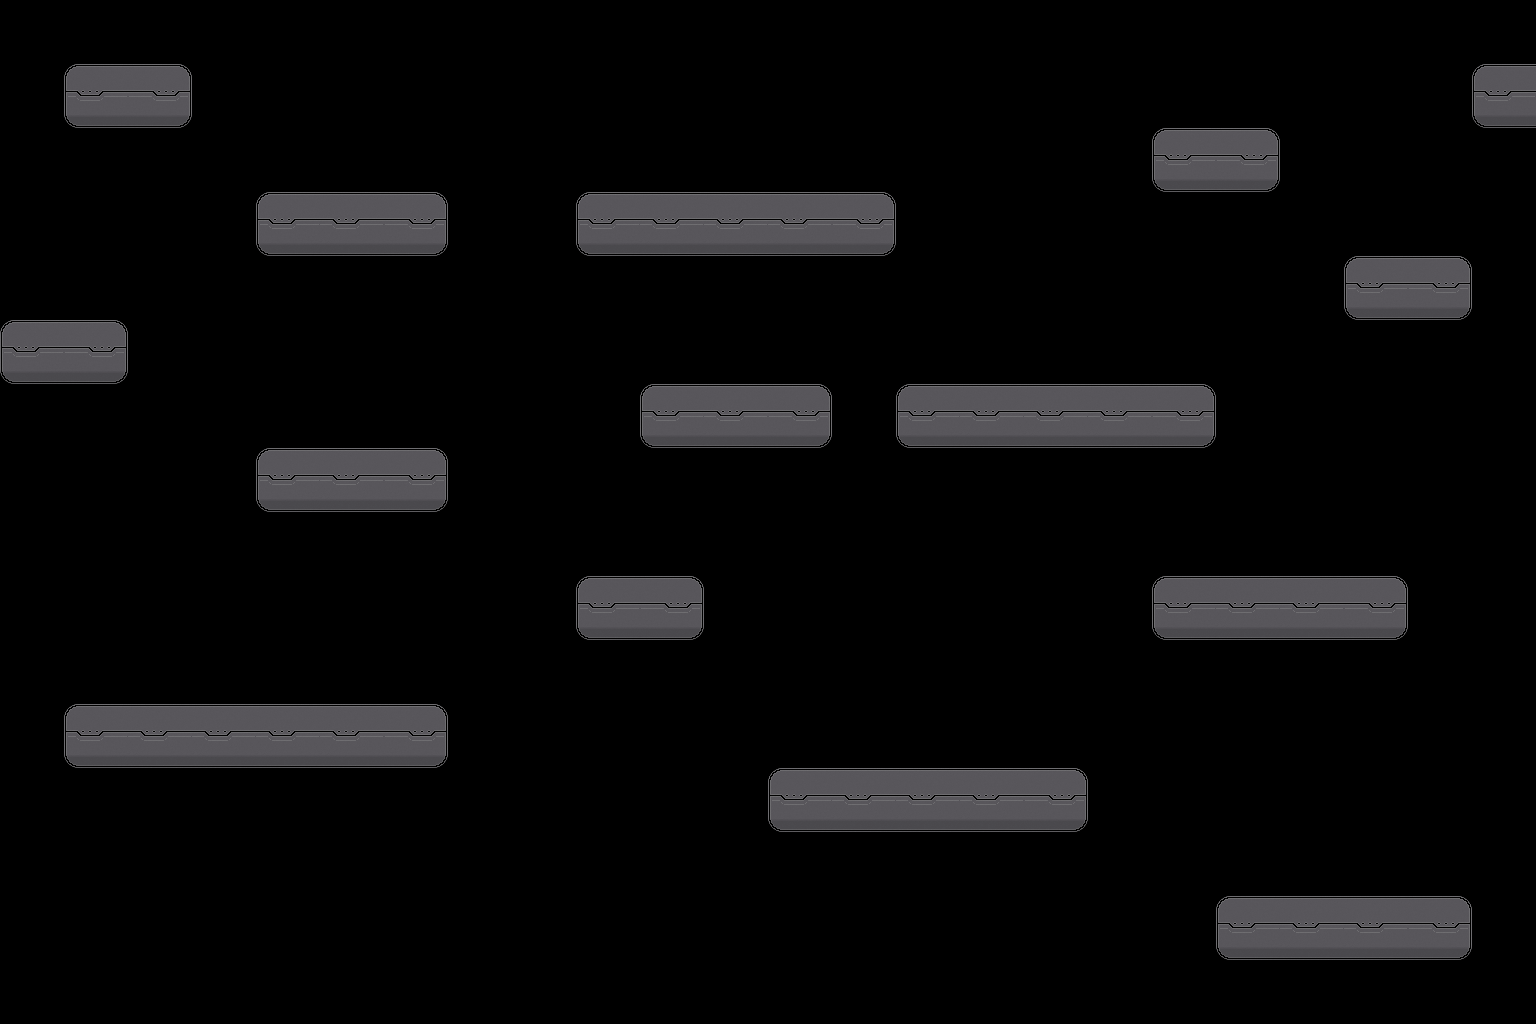

A level layout from a 2D game, rendered from its tile map. Below: a short description, then the map file with tile-grid data replaced by summaries:
An orthogonal 24x16 tile map with 64x64 px tiles, 1 tile layer (Tile Layer 1).

<map version="1.0" orientation="orthogonal" renderorder="right-down" width="24" height="16" tilewidth="64" tileheight="64" nextobjectid="1">
 <tileset firstgid="1" name="platform" tilewidth="64" tileheight="64">
  <image source="platform.png" trans="ff00ff" width="192" height="64" />
  <tile id="0">
   <properties>
    <property name="bottom" value="True" />
    <property name="left" value="True" />
    <property name="top" value="True" />
   </properties>
  </tile>
  <tile id="1">
   <properties>
    <property name="bottom" value="True" />
    <property name="top" value="True" />
   </properties>
  </tile>
  <tile id="2">
   <properties>
    <property name="bottom" value="True" />
    <property name="right" value="True" />
    <property name="top" value="True" />
   </properties>
  </tile>
 </tileset>
 <layer name="Tile Layer 1" width="24" height="16">
  <data>[384 cells, 49 non-empty, 3 distinct tile ids]</data>
 </layer>
</map>